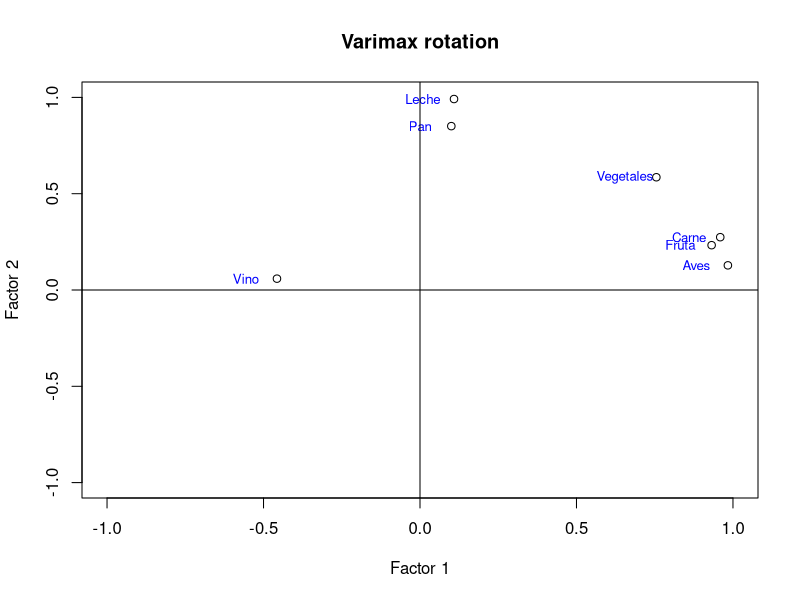

The R script that drew this image:
## ---- chunk 1
data <- read.delim("comida_francesa.txt")
## ---- chunk 2
pc <- prcomp(data[, 2:ncol(data)], center = T, scale = T)
summary(pc)
## ---- chunk 3
fa_2 <- factanal(data[, 2:ncol(data)], factors = 2)
## ---- chunk 4
plot(fa_2$loadings[,1], 
     fa_2$loadings[,2],
     xlab = "Factor 1", 
     ylab = "Factor 2", 
     ylim = c(-1,1),
     xlim = c(-1,1),
     main = "Varimax rotation")

text(fa_2$loadings[,1]-0.1, 
     fa_2$loadings[,2],
      colnames(data[, 2:length(data)]),
      col="blue",
     cex = 0.8)
abline(h = 0, v = 0)

fa_2
## ---- chunk 5
fa_2.none <- factanal(data[, 2:ncol(data)], factors = 2, rotation = "none")
fa_2.promax <- factanal(data[, 2:ncol(data)], factors = 2, rotation = "promax")
fa_2
fa_2.promax
## ---- chunk 6
fa_2.none$loadings[,1] # Cargas del primer factor
fa_2.none$loadings[,2] # Cargas del segundo factor
## ---- chunk 7
fa_2.promax$loadings[,1] # Cargas del primer factor
fa_2.promax$loadings[,2] # Cargas del segundo factor
## ---- chunk 8
fa_2$loadings[,2]        # Cargas del segundo factor con rotación varimax
fa_2.promax$loadings[,2] # Cargas del segundo factor con rotación promax
